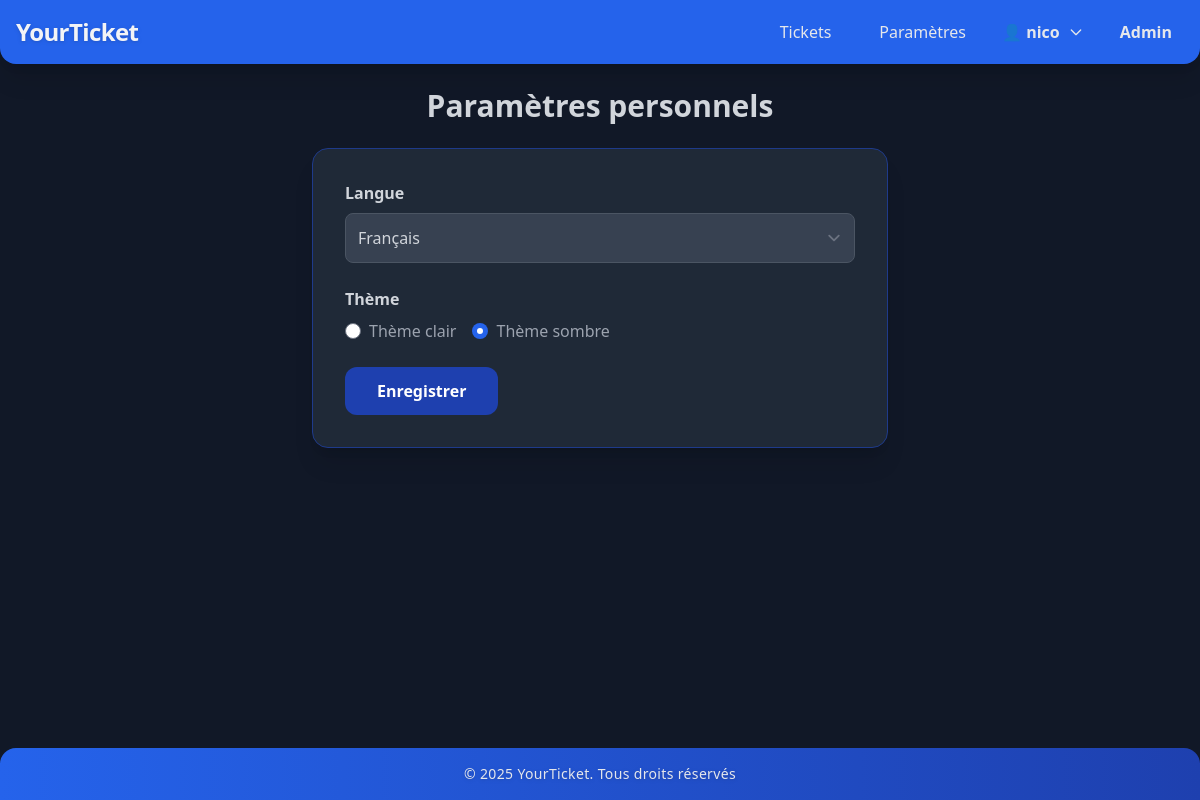
The page /param.php (signed in) on the database its author committed.
### tables this page shows
CREATE TABLE `User_Settings` (
  `user_id` int NOT NULL,
  `setting_key` varchar(50) NOT NULL,
  `setting_value` varchar(255) DEFAULT NULL
);

### src/php/lang.php (called while the page is built, shortened)
<?php
function getLanguage($db, $user_id = null)
{
    try {
        $stmt = $db->prepare("SELECT setting_value FROM User_Settings WHERE user_id = ? AND setting_key = 'language'");
        $stmt->execute([$user_id]);
        return $stmt->fetchColumn() ?? 'fr';
    } catch (PDOException $e) {
        return 'fr';
    }
}
function getTheme($db, $user_id)
{
    try {
        $stmt = $db->prepare("SELECT setting_value FROM User_Settings WHERE user_id = ? AND setting_key = 'theme'");
        $stmt->execute([$user_id]);
        return $stmt->fetchColumn() ?? 'light';
    } catch (PDOException $e) {
        return 'light';
    }
}
$lang = isset($db) && isset($user_id) ? getLanguage($db, $user_id) : 'en';
function t($key, $translations, $lang = 'en')
{
    global $lang;
    return $translations[$lang][$key] ?? $key;
}

### param.php (the view, shortened to what this page needs)
<?php
require_once 'src/php/dbconn.php';
require_once 'src/php/lang.php';
require_once 'src/components/header.php';
$user_id = $_SESSION['id'];
$lang = getLanguage($db, $user_id);
$theme = getTheme($db, $user_id);
$settings = $db->prepare("SELECT setting_key, setting_value FROM User_Settings WHERE user_id = ?");
$settings->execute([$_SESSION['id']]);
$userSettings = $settings->fetchAll(PDO::FETCH_KEY_PAIR);
?>
<!DOCTYPE html>
<html lang="<?= $lang ?>" class="<?= $theme === 'dark' ? 'dark' : '' ?>">
<head>
</head>
<body class="bg-gray-100 dark:bg-gray-900 text-gray-900 dark:text-gray-100 transition-colors flex flex-col min-h-screen">
    <?php require_once 'src/components/header.php'; ?>
    <main class="max-w-4xl mx-auto p-6 flex-grow w-full min-h-[calc(100vh-12rem)]">
        <h2 class="text-3xl font-bold mb-6 dark:text-gray-300 text-center">
            <?= t('personal_settings', $translations, $lang) ?>
        </h2>
        <form method="post" class="space-y-6 bg-white dark:bg-gray-800 p-8 rounded-2xl shadow-xl max-w-xl mx-auto border border-blue-100 dark:border-blue-900">
            <div>
                <label class="block font-semibold mb-2 dark:text-gray-300"><?= t('language', $translations, $lang) ?></label>
                <select name="settings[language]" class="w-full p-3 border rounded-lg dark:bg-gray-700 dark:border-gray-600 dark:text-gray-300">
                    <option value="fr" <?= ($userSettings['language'] ?? 'en') === 'fr' ? 'selected' : '' ?>>Français</option>
                </select>
            </div>
            <div>
                <label class="block font-semibold mb-2 dark:text-gray-300"><?= t('theme', $translations, $lang) ?></label>
                <div class="flex space-x-4">
                    <label class="flex items-center dark:text-gray-400">
                        <input type="radio" name="settings[theme]" value="light"
                            <?= ($userSettings['theme'] ?? 'light') === 'light' ? 'checked' : '' ?> class="mr-2 accent-blue-600">
                        <?= t('light_theme', $translations, $lang) ?>
                    </label>
                    <label class="flex items-center dark:text-gray-400">
                        <input type="radio" name="settings[theme]" value="dark"
                            <?= ($userSettings['theme'] ?? 'light') === 'dark' ? 'checked' : '' ?> class="mr-2 accent-blue-600">
                        <?= t('dark_theme', $translations, $lang) ?>
                    </label>
                </div>
            </div>
            <button type="submit" class="bg-blue-600 dark:bg-blue-800 text-white px-8 py-3 rounded-xl hover:bg-blue-700 dark:hover:bg-blue-900 transition font-semibold">
                <?= t('save', $translations, $lang) ?>
            </button>
        </form>
    </main>
    <?php require_once 'src/components/footer.php'; ?>
</body>
</html>

### src/components/header.php (shortened to what this page needs)
<?php
$isAdmin = isset($_SESSION['role_id']) && in_array($_SESSION['role_id'], [1, 3, 4]);
require_once __DIR__ . '/../php/dbconn.php';
require_once __DIR__ . '/../php/lang.php';
$lang = 'fr';
if (isset($_SESSION['id'])) {
    $lang = getLanguage($db, $_SESSION['id']);
}
?>
<script src="https://cdn.tailwindcss.com?plugins=forms"></script>
<nav class="bg-blue-600 p-4 shadow-xl rounded-b-2xl">
  <div class="max-w-7xl mx-auto flex justify-between items-center">
    <h1 class="text-white dark:text-gray-100 text-2xl font-extrabold tracking-tight drop-shadow">
      <a href="index.php" class="hover:text-yellow-300 dark:hover:text-yellow-400 transition-colors">
        <?= t('YourTicket', $translations, $lang) ?>
      </a>
    </h1>
    <ul class="flex space-x-6 text-white dark:text-gray-200 items-center">
      <li>
        <a href="yourticket.php" class="hover:bg-blue-700 dark:hover:bg-blue-900 px-3 py-1 rounded-lg transition-colors font-medium">
          <?= t('Tickets', $translations, $lang) ?>
        </a>
      </li>
      <li>
        <a href="param.php" class="hover:bg-blue-700 dark:hover:bg-blue-900 px-3 py-1 rounded-lg transition-colors font-medium">
          <?= t('Settings', $translations, $lang) ?>
        </a>
      </li>
      <?php if(isset($_SESSION['fname'])) : ?>
        <li class="relative group" id="profile-menu">
          <button class="flex items-center space-x-2 hover:text-yellow-300 transition-colors focus:outline-none font-semibold">
            <span>👤 <?= htmlspecialchars($_SESSION['fname']) ?></span>
            <svg class="w-4 h-4" fill="none" stroke="currentColor" viewBox="0 0 24 24">
              <path stroke-linecap="round" stroke-linejoin="round" stroke-width="2" d="M19 9l-7 7-7-7"/>
            </svg>
          </button>
        </li>
        <?php if($isAdmin): ?>
          <li>
            <a href="admin.php" class="hover:bg-red-700 dark:hover:bg-red-900 px-3 py-1 rounded-lg transition-colors font-bold">
              <?= t('Admin', $translations, $lang) ?>
            </a>
          </li>
        <?php endif; ?>
      <?php endif; ?>
    </ul>
  </div>
</nav>

### src/components/footer.php
<?php
require_once __DIR__ . '/../php/dbconn.php';
require_once __DIR__ . '/../php/lang.php';
$lang = 'fr';
if (isset($_SESSION['id'])) {
    $lang = getLanguage($db, $_SESSION['id']);
}
?>
<footer class="bg-gradient-to-r from-blue-600 to-blue-800 p-4 shadow-xl rounded-t-2xl mt-auto">
    <div class="max-w-7xl mx-auto text-center">
        <p class="text-white dark:text-gray-200 text-sm tracking-wide font-medium drop-shadow">
            © <?= date('Y') ?> YourTicket. <?= t('all_rights_reserved', $translations, $lang) ?>
        </p>
    </div>
</footer>

### rows shown on the page
user_settings: setting_value "YourTicket", setting_value "Tickets", setting_value "Paramètres", setting_value "Admin", setting_value "Paramètres personnels", setting_value "Langue", setting_value "Thème", setting_value "Thème clair", setting_value "Thème sombre", setting_value "Enregistrer", setting_value "Tous droits réservés"

### other values the page prints
$_SESSION['fname'] "nico"
